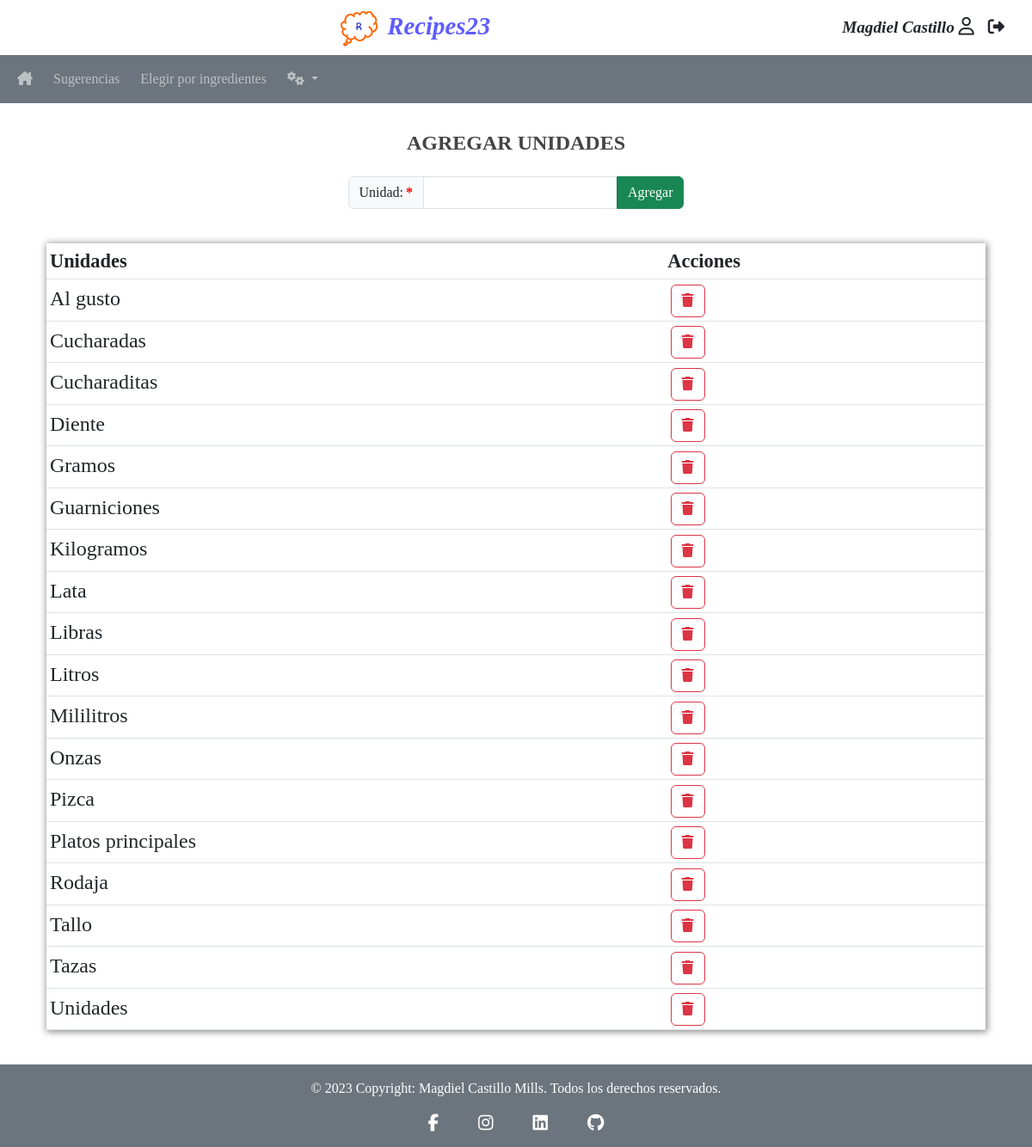
Page /views/add-units.php (signed in) on the earlier database version.
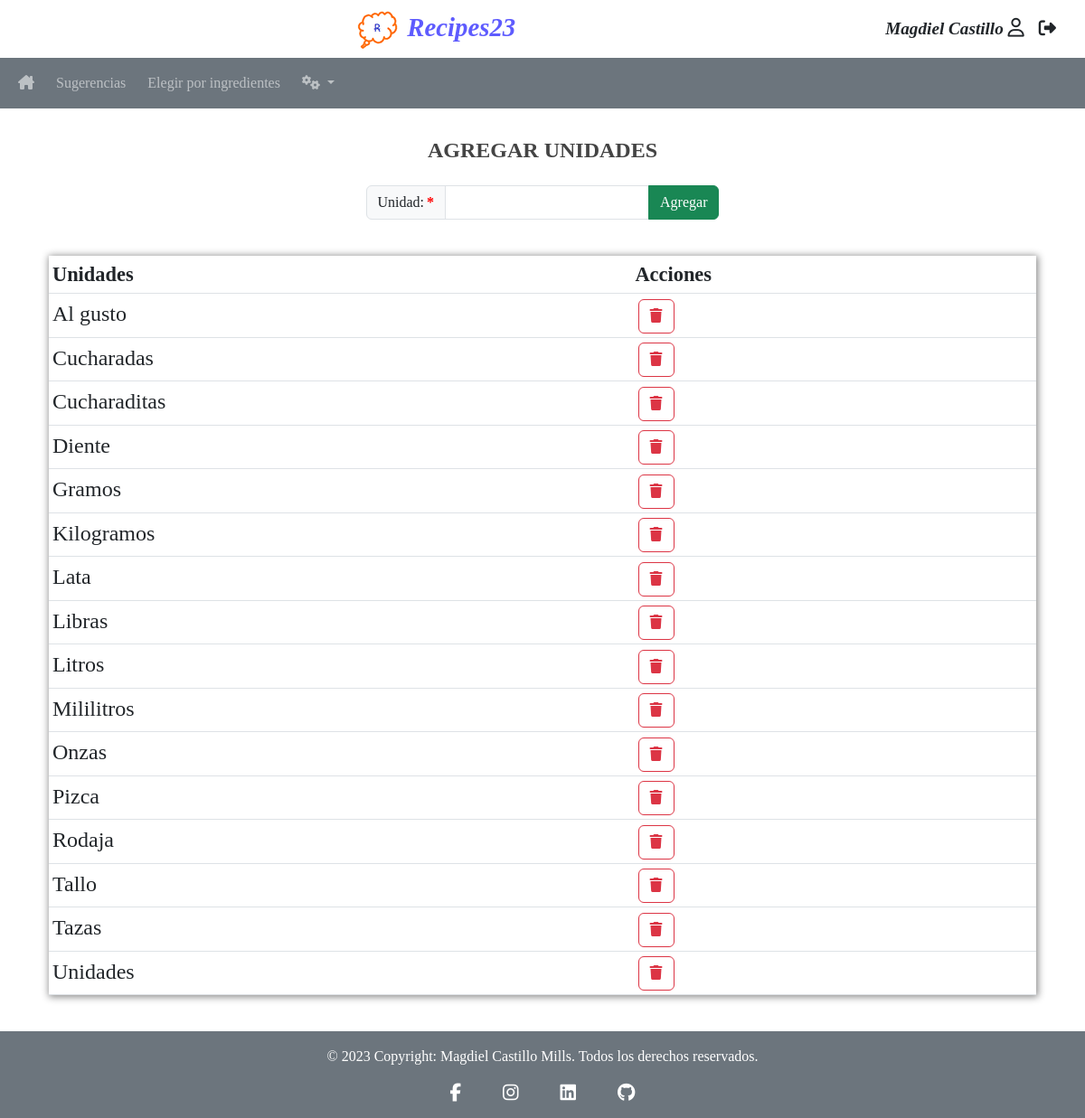
Same page on the later database version.
### tables this page shows
CREATE TABLE `units` (
  `unitid` int NOT NULL AUTO_INCREMENT,
  `unit` varchar(20) NOT NULL,
  PRIMARY KEY (`unitid`),
  UNIQUE KEY `unit` (`unit`)
);

### views/add-units.php (the view, shortened to what this page needs)
<?php
require_once ("../config/db_Connection.php");
require_once ("../modules/head.php");
?>
<?php
require_once ("../modules/nav.php");
?>
<main class="container p-4">
    <div class="row mt-2 text-center justify-content-center">
    <h3>AGREGAR UNIDADES</h3>
        <form class="mt-3 col-auto" method="POST" action="../actions/create.php" autocomplete="on" onsubmit="return validation('add_units', /[a-zA-Z\t\h]+|(^$)/)">
            <div class="input-group mb-3">
                <label class="input-group-text is-required" for="add_units">Unidad: </label>
                <input class="form-control" type="text" id="add_units" name="add_units"  pattern="[a-zA-Z áéíóúÁÉÍÓÚñÑ]+" minlength="2" maxlength="50" autofocus required>
                <input  class="btn btn-success" type="submit" value="Agregar">
            </div>
        </form>
    </div>
    <div>
        <table class="table table-sm mt-4">
            <thead>
                <tr class="bg-primary">
                    <th>Unidades</th>
                    <th>Acciones</th>
                </tr>
            </thead>
            <tbody>
                <?php
                    $sql = "SELECT unit FROM units ORDER BY unit;";
                    $result = $conn -> query($sql);
                    if($result -> num_rows > 0){
                        while($row = $result -> fetch_assoc()){
                            $html = "<tr>";
                            $html .= "<td>" . ucfirst($row['unit']) . "</td>";
                            $html .= "<td>";
                            $html .= "<a href='../actions/delete.php?unitname=" . $row['unit'] . "' " . "class='btn btn-outline-danger' title='Eliminar'><i class='fa-solid fa-trash'></i></a>";
                            $html .= "</td>";
                            $html .= "</tr>";
                            echo $html;
                        }
                    }
                ?>
            </tbody>
        </table>
    </div>
</main>
<?php
require_once ("../modules/footer.php");
?>

Differences in the rows shown:
removed units: unit "Guarniciones"
removed units: unit "Platos principales"
